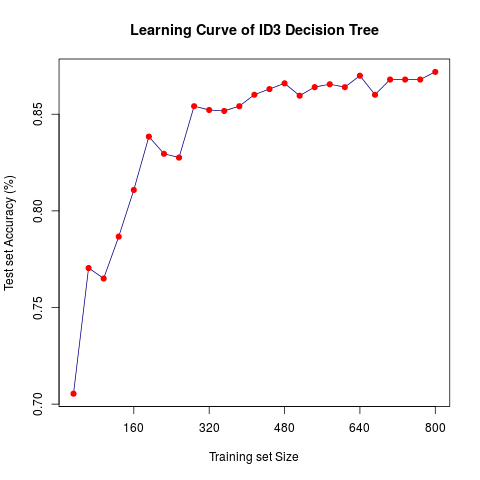

Write R code to recreate this figure.
#####################################
# Creates a learning curve from training 
# and test data sets.
# 
# Introduction to Machine Learning
# Assignment 1
# Isaac Butterfield, Tuan Anh Pham
#####################################

options(warn = -1)
source("learn_tree.R")

# read in values from text files
train <- read.table("train.dat", header = T)
test <- read.table("test.dat", header = T)

# parameters
length = 25
iterations = 10

# create data frame of sample sizes covering the range of the training data
v <- seq(nrow(train)/length, nrow(train), length = length)
v = as.data.frame(v)

# function to find accuracy of sample
getAccuracy <- function(train, size, test) {
  
  # create sample
  sample <- train[sample(nrow(train), size), ]
  
  # create model of sample
  tree.model <- learn.tree(sample)
  
  # apply prediction to test
  test.pred <- predict.tree(tree.model, test)
  
  # return accuracy
  t <- table(test.pred, test$class)
  (t[1] + t[4]) / sum(t)
}

# find average accuracy over 25 samples for each sample size
set.seed(1234)
learning_curve <- data.frame(v, apply(v, MARGIN = 1, FUN = function(size) mean(replicate(iterations, getAccuracy(train, size, test)))))

# create plot
plot(learning_curve, xaxp = c(0, nrow(train), 5), type = "l", col = "navy", pch = 19, 
     main = "Learning Curve of ID3 Decision Tree", 
     xlab = "Training set Size",
     ylab = "Test set Accuracy (%)")
points(learning_curve, col = "red", pch = 19)

# save plot to file
dev.copy(png, file="learning_curve.png")
dev.off()
